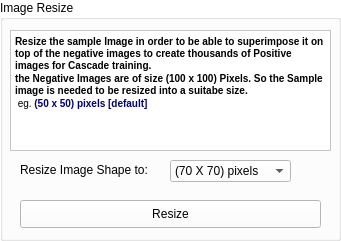
     <widget class="QGroupBox" name="groupBox_4">
      <property name="geometry">
       <rect>
        <x>439</x>
        <y>19</y>
        <width>341</width>
        <height>241</height>
       </rect>
      </property>
      <property name="palette">
       <palette>
        <active>
         <colorrole role="WindowText">
          <brush brushstyle="SolidPattern">
           <color alpha="255">
            <red>0</red>
            <green>0</green>
            <blue>0</blue>
           </color>
          </brush>
         </colorrole>
         <colorrole role="Button">
          <brush brushstyle="SolidPattern">
           <color alpha="255">
            <red>255</red>
            <green>255</green>
            <blue>255</blue>
           </color>
          </brush>
         </colorrole>
         <colorrole role="Light">
          <brush brushstyle="SolidPattern">
           <color alpha="255">
            <red>255</red>
            <green>255</green>
            <blue>255</blue>
           </color>
          </brush>
         </colorrole>
         <colorrole role="Midlight">
          <brush brushstyle="SolidPattern">
           <color alpha="255">
            <red>255</red>
            <green>255</green>
            <blue>255</blue>
           </color>
          </brush>
         </colorrole>
         <colorrole role="Dark">
          <brush brushstyle="SolidPattern">
           <color alpha="255">
            <red>127</red>
            <green>127</green>
            <blue>127</blue>
           </color>
          </brush>
         </colorrole>
         <colorrole role="Mid">
          <brush brushstyle="SolidPattern">
           <color alpha="255">
            <red>170</red>
            <green>170</green>
            <blue>170</blue>
           </color>
          </brush>
         </colorrole>
         <colorrole role="Text">
          <brush brushstyle="SolidPattern">
           <color alpha="255">
            <red>0</red>
            <green>0</green>
            <blue>0</blue>
           </color>
          </brush>
         </colorrole>
         <colorrole role="BrightText">
          <brush brushstyle="SolidPattern">
           <color alpha="255">
            <red>255</red>
            <green>255</green>
            <blue>255</blue>
           </color>
          </brush>
         </colorrole>
         <colorrole role="ButtonText">
          <brush brushstyle="SolidPattern">
           <color alpha="255">
            <red>0</red>
            <green>0</green>
            <blue>0</blue>
           </color>
          </brush>
         </colorrole>
         <colorrole role="Base">
          <brush brushstyle="SolidPattern">
           <color alpha="255">
            <red>255</red>
            <green>255</green>
            <blue>255</blue>
           </color>
          </brush>
         </colorrole>
         <colorrole role="Window">
          <brush brushstyle="SolidPattern">
           <color alpha="255">
            <red>255</red>
            <green>255</green>
            <blue>255</blue>
           </color>
          </brush>
         </colorrole>
         <colorrole role="Shadow">
          <brush brushstyle="SolidPattern">
           <color alpha="255">
            <red>0</red>
            <green>0</green>
            <blue>0</blue>
           </color>
          </brush>
         </colorrole>
         <colorrole role="AlternateBase">
          <brush brushstyle="SolidPattern">
           <color alpha="255">
            <red>255</red>
            <green>255</green>
            <blue>255</blue>
           </color>
          </brush>
         </colorrole>
         <colorrole role="ToolTipBase">
          <brush brushstyle="SolidPattern">
           <color alpha="255">
            <red>255</red>
            <green>255</green>
            <blue>220</blue>
           </color>
          </brush>
         </colorrole>
         <colorrole role="ToolTipText">
          <brush brushstyle="SolidPattern">
           <color alpha="255">
            <red>0</red>
            <green>0</green>
            <blue>0</blue>
           </color>
          </brush>
         </colorrole>
        </active>
        <inactive>
         <colorrole role="WindowText">
          <brush brushstyle="SolidPattern">
           <color alpha="255">
            <red>0</red>
            <green>0</green>
            <blue>0</blue>
           </color>
          </brush>
         </colorrole>
         <colorrole role="Button">
          <brush brushstyle="SolidPattern">
           <color alpha="255">
            <red>255</red>
            <green>255</green>
            <blue>255</blue>
           </color>
          </brush>
         </colorrole>
         <colorrole role="Light">
          <brush brushstyle="SolidPattern">
           <color alpha="255">
            <red>255</red>
            <green>255</green>
            <blue>255</blue>
           </color>
          </brush>
         </colorrole>
         <colorrole role="Midlight">
          <brush brushstyle="SolidPattern">
           <color alpha="255">
            <red>255</red>
            <green>255</green>
            <blue>255</blue>
           </color>
          </brush>
         </colorrole>
         <colorrole role="Dark">
          <brush brushstyle="SolidPattern">
           <color alpha="255">
            <red>127</red>
            <green>127</green>
            <blue>127</blue>
           </color>
          </brush>
         </colorrole>
         <colorrole role="Mid">
          <brush brushstyle="SolidPattern">
           <color alpha="255">
            <red>170</red>
            <green>170</green>
            <blue>170</blue>
           </color>
          </brush>
         </colorrole>
         <colorrole role="Text">
          <brush brushstyle="SolidPattern">
           <color alpha="255">
            <red>0</red>
            <green>0</green>
            <blue>0</blue>
           </color>
          </brush>
         </colorrole>
         <colorrole role="BrightText">
          <brush brushstyle="SolidPattern">
           <color alpha="255">
            <red>255</red>
            <green>255</green>
            <blue>255</blue>
           </color>
          </brush>
         </colorrole>
         <colorrole role="ButtonText">
          <brush brushstyle="SolidPattern">
           <color alpha="255">
            <red>0</red>
            <green>0</green>
            <blue>0</blue>
           </color>
          </brush>
         </colorrole>
         <colorrole role="Base">
          <brush brushstyle="SolidPattern">
           <color alpha="255">
            <red>255</red>
            <green>255</green>
            <blue>255</blue>
           </color>
          </brush>
         </colorrole>
         <colorrole role="Window">
          <brush brushstyle="SolidPattern">
           <color alpha="255">
            <red>255</red>
            <green>255</green>
            <blue>255</blue>
           </color>
          </brush>
         </colorrole>
         <colorrole role="Shadow">
          <brush brushstyle="SolidPattern">
           <color alpha="255">
            <red>0</red>
            <green>0</green>
            <blue>0</blue>
           </color>
          </brush>
         </colorrole>
         <colorrole role="AlternateBase">
          <brush brushstyle="SolidPattern">
           <color alpha="255">
            <red>255</red>
            <green>255</green>
            <blue>255</blue>
           </color>
          </brush>
         </colorrole>
         <colorrole role="ToolTipBase">
          <brush brushstyle="SolidPattern">
           <color alpha="255">
            <red>255</red>
            <green>255</green>
            <blue>220</blue>
           </color>
          </brush>
         </colorrole>
         <colorrole role="ToolTipText">
          <brush brushstyle="SolidPattern">
           <color alpha="255">
            <red>0</red>
            <green>0</green>
            <blue>0</blue>
           </color>
          </brush>
         </colorrole>
        </inactive>
        <disabled>
         <colorrole role="WindowText">
          <brush brushstyle="SolidPattern">
           <color alpha="255">
            <red>127</red>
            <green>127</green>
            <blue>127</blue>
           </color>
          </brush>
         </colorrole>
         <colorrole role="Button">
          <brush brushstyle="SolidPattern">
           <color alpha="255">
            <red>255</red>
            <green>255</green>
            <blue>255</blue>
           </color>
          </brush>
         </colorrole>
         <colorrole role="Light">
          <brush brushstyle="SolidPattern">
           <color alpha="255">
            <red>255</red>
            <green>255</green>
            <blue>255</blue>
           </color>
          </brush>
         </colorrole>
         <colorrole role="Midlight">
          <brush brushstyle="SolidPattern">
           <color alpha="255">
            <red>255</red>
            <green>255</green>
            <blue>255</blue>
           </color>
          </brush>
         </colorrole>
         <colorrole role="Dark">
          <brush brushstyle="SolidPattern">
           <color alpha="255">
            <red>127</red>
            <green>127</green>
            <blue>127</blue>
           </color>
          </brush>
         </colorrole>
         <colorrole role="Mid">
          <brush brushstyle="SolidPattern">
           <color alpha="255">
            <red>170</red>
            <green>170</green>
            <blue>170</blue>
           </color>
          </brush>
         </colorrole>
         <colorrole role="Text">
          <brush brushstyle="SolidPattern">
           <color alpha="255">
            <red>127</red>
            <green>127</green>
            <blue>127</blue>
           </color>
          </brush>
         </colorrole>
         <colorrole role="BrightText">
          <brush brushstyle="SolidPattern">
           <color alpha="255">
            <red>255</red>
            <green>255</green>
            <blue>255</blue>
           </color>
          </brush>
         </colorrole>
         <colorrole role="ButtonText">
          <brush brushstyle="SolidPattern">
           <color alpha="255">
            <red>127</red>
            <green>127</green>
            <blue>127</blue>
           </color>
          </brush>
         </colorrole>
         <colorrole role="Base">
          <brush brushstyle="SolidPattern">
           <color alpha="255">
            <red>255</red>
            <green>255</green>
            <blue>255</blue>
           </color>
          </brush>
         </colorrole>
         <colorrole role="Window">
          <brush brushstyle="SolidPattern">
           <color alpha="255">
            <red>255</red>
            <green>255</green>
            <blue>255</blue>
           </color>
          </brush>
         </colorrole>
         <colorrole role="Shadow">
          <brush brushstyle="SolidPattern">
           <color alpha="255">
            <red>0</red>
            <green>0</green>
            <blue>0</blue>
           </color>
          </brush>
         </colorrole>
         <colorrole role="AlternateBase">
          <brush brushstyle="SolidPattern">
           <color alpha="255">
            <red>255</red>
            <green>255</green>
            <blue>255</blue>
           </color>
          </brush>
         </colorrole>
         <colorrole role="ToolTipBase">
          <brush brushstyle="SolidPattern">
           <color alpha="255">
            <red>255</red>
            <green>255</green>
            <blue>220</blue>
           </color>
          </brush>
         </colorrole>
         <colorrole role="ToolTipText">
          <brush brushstyle="SolidPattern">
           <color alpha="255">
            <red>0</red>
            <green>0</green>
            <blue>0</blue>
           </color>
          </brush>
         </colorrole>
        </disabled>
       </palette>
      </property>
      <property name="autoFillBackground">
       <bool>false</bool>
      </property>
      <property name="title">
       <string>Image Resize</string>
      </property>
      <widget class="QComboBox" name="combo_resize_pix">
       <property name="geometry">
        <rect>
         <x>170</x>
         <y>160</y>
         <width>121</width>
         <height>22</height>
        </rect>
       </property>
       <property name="statusTip">
        <string>image shape (length x width) pixels</string>
       </property>
       <property name="whatsThis">
        <string/>
       </property>
       <item>
        <property name="text">
         <string>(70 X 70) pixels</string>
        </property>
       </item>
       <item>
        <property name="text">
         <string>(60 X 60) pixels</string>
        </property>
       </item>
       <item>
        <property name="text">
         <string>(50 X 50) pixels</string>
        </property>
       </item>
       <item>
        <property name="text">
         <string>(40 X 40) pixels</string>
        </property>
       </item>
      </widget>
      <widget class="QTextBrowser" name="textBrowser_2">
       <property name="geometry">
        <rect>
         <x>10</x>
         <y>30</y>
         <width>321</width>
         <height>121</height>
        </rect>
       </property>
       <property name="html">
        <string>&lt;!DOCTYPE HTML PUBLIC &quot;-//W3C//DTD HTML 4.0//EN&quot; &quot;http://www.w3.org/TR/REC-html40/strict.dtd&quot;&gt;
&lt;html&gt;&lt;head&gt;&lt;meta name=&quot;qrichtext&quot; content=&quot;1&quot; /&gt;&lt;style type=&quot;text/css&quot;&gt;
p, li { white-space: pre-wrap; }
&lt;/style&gt;&lt;/head&gt;&lt;body style=&quot; font-family:'MS Shell Dlg 2'; font-size:8pt; font-weight:400; font-style:normal;&quot;&gt;
&lt;p style=&quot; margin-top:0px; margin-bottom:0px; margin-left:0px; margin-right:0px; -qt-block-indent:0; text-indent:0px;&quot;&gt;&lt;span style=&quot; font-size:7.8pt; font-weight:600;&quot;&gt;Resize the sample Image in order to be able to superimpose it on top of the negative images to create thousands of Positive images for Cascade training.&lt;/span&gt;&lt;/p&gt;
&lt;p style=&quot; margin-top:0px; margin-bottom:0px; margin-left:0px; margin-right:0px; -qt-block-indent:0; text-indent:0px;&quot;&gt;&lt;span style=&quot; font-size:7.8pt; font-weight:600;&quot;&gt;the Negative Images are of size (100 x 100) Pixels. So the Sample image is needed to be resized into a suitabe size.&lt;/span&gt;&lt;/p&gt;
&lt;p style=&quot; margin-top:0px; margin-bottom:0px; margin-left:0px; margin-right:0px; -qt-block-indent:0; text-indent:0px;&quot;&gt;&lt;span style=&quot; font-size:7.8pt;&quot;&gt; eg. &lt;/span&gt;&lt;span style=&quot; font-size:7.8pt; font-weight:600; color:#00007f;&quot;&gt;(50 x 50) pixels [default]&lt;/span&gt;&lt;/p&gt;&lt;/body&gt;&lt;/html&gt;</string>
       </property>
      </widget>
      <widget class="QLabel" name="label_4">
       <property name="geometry">
        <rect>
         <x>20</x>
         <y>160</y>
         <width>141</width>
         <height>20</height>
        </rect>
       </property>
       <property name="text">
        <string>Resize Image Shape to:</string>
       </property>
      </widget>
      <widget class="QPushButton" name="btn_resize">
       <property name="geometry">
        <rect>
         <x>20</x>
         <y>200</y>
         <width>301</width>
         <height>28</height>
        </rect>
       </property>
       <property name="statusTip">
        <string>image resize</string>
       </property>
       <property name="whatsThis">
        <string/>
       </property>
       <property name="text">
        <string>Resize</string>
       </property>
      </widget>
     </widget>
